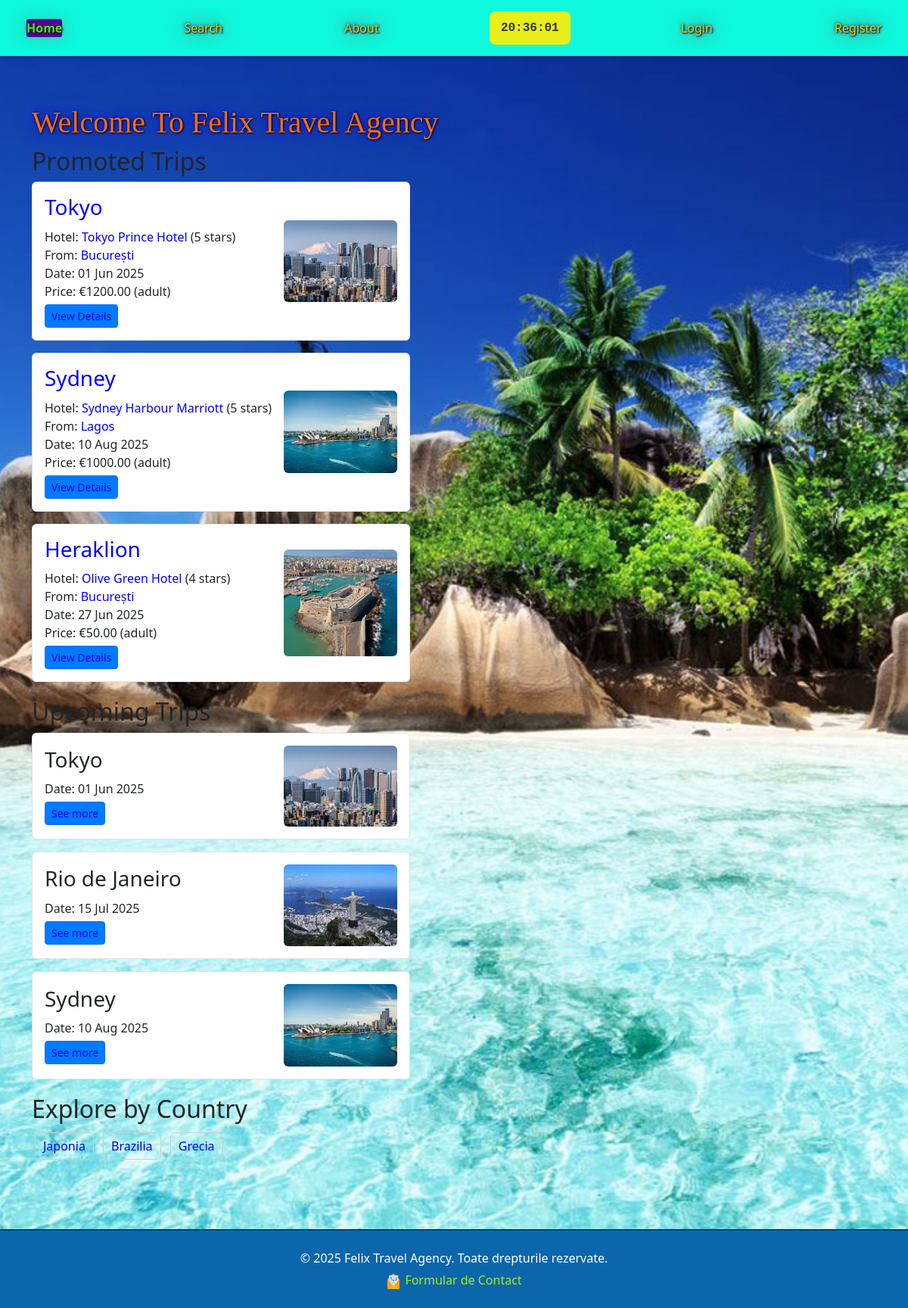
The page / on the database its author committed.
### trips/models.py (models this page shows, shortened)
class Trip(models.Model):
    TRIP_TYPES = (
        ('BB', 'Bed & Breakfast'),
        ('HB', 'Half Board'),
        ('FB', 'Full Board'),
        ('AI', 'All Inclusive'),
    )
    departure_city = models.ForeignKey(City, related_name='departure_trips', on_delete=models.CASCADE)
    departure_airport = models.ForeignKey(Airport, related_name='departure_trips', on_delete=models.CASCADE)
    destination_city = models.ForeignKey(City, related_name='destination_trips', on_delete=models.CASCADE)
    destination_hotel = models.ForeignKey(Hotel, on_delete=models.CASCADE)
    destination_airport = models.ForeignKey(Airport, related_name='destination_trips', on_delete=models.CASCADE)
    departure_date = models.DateField()
    return_date = models.DateField()
    length_of_stay = models.IntegerField()  # in days
    trip_type = models.CharField(max_length=2, choices=TRIP_TYPES)
    price_adult = models.DecimalField(max_digits=10, decimal_places=2)
    price_child = models.DecimalField(max_digits=10, decimal_places=2)
    promoted = models.BooleanField(default=False)
    places_adults = models.IntegerField()
    places_children = models.IntegerField()

class Hotel(models.Model):
    name = models.CharField(max_length=100)
    standard = models.IntegerField(choices=[(i, f"{i} stars") for i in range(1, 6)])  # 1-5 stars
    description = models.TextField()
    city = models.ForeignKey(City, on_delete=models.CASCADE)

class City(models.Model):
    name = models.CharField(max_length=100)
    country = models.ForeignKey(Country, on_delete=models.CASCADE)
    image = models.ImageField(upload_to='city_images/', null=True, blank=True)
    class Meta:
        unique_together = ['name', 'country']

class Country(models.Model):
    name = models.CharField(max_length=100, unique=True)
    continent = models.ForeignKey(Continent, on_delete=models.CASCADE)

### trips/views.py (the view)
# urls.py: 2. Add a URL to urlpatterns:  path('', views.home, name='home')
def home(request):
    print(f"Request URL: {request.path}")  # Debug
    promoted_trips = Trip.objects.filter(promoted=True).select_related(
        'destination_hotel__city__country__continent',
        'departure_city__country__continent',
        'departure_airport',
        'destination_airport'
    )[:3]
    upcoming_trips = Trip.objects.filter(departure_date__gte=timezone.now()).select_related(
        'destination_hotel__city__country__continent',
        'departure_city__country__continent'
    )[:3]
    popular_countries = Country.objects.filter(
        city__destination_trips__isnull=False
    ).distinct()[:3]
    popular_continents = Continent.objects.filter(
        country__city__destination_trips__isnull=False
    ).distinct()[:3]
    context = {
        'promoted_trips': promoted_trips,
        'upcoming_trips': upcoming_trips,
        'popular_countries': popular_countries,
        'popular_continents': popular_continents,
    }
    return render(request, 'trips/home.html', context)

### trips/context_processors.py (called while the page is built)
def user_purchases(request):
    if request.user.is_authenticated:
        purchases = Purchase.objects.filter(user=request.user).select_related('trip__destination_hotel__city').order_by('-purchase_date')[:5]
        return {'user_purchases': purchases}
    return {'user_purchases': []}

### trips/templates/trips/home.html (shortened to what this page needs)
{% extends 'trips/master.html' %}
{% load static %}
{% block extra_css %}
    <link rel="stylesheet" href="{% static 'css/home.css' %}">
{% endblock %}
{% block content %}
<div class="container my-5">
    <h1>Welcome to Felix Travel Agency</h1>
    <aside class="left-side">
        <div class="trip-section">
            <h2>Promoted Trips</h2>
            {% for trip in promoted_trips %}
            <div class="trip-item d-flex align-items-center mb-3 p-3 border rounded">
                <div class="trip-info flex-grow-1">
                    <h3>
                        <a href="{% url 'search_trips' %}?destination_city={{ trip.destination_city.id }}">{{ trip.destination_hotel.city.name }}</a>
                    </h3>
                    <p>
                        Hotel: <a href="{% url 'search_trips' %}?hotel={{ trip.destination_hotel.id }}">{{ trip.destination_hotel.name }}</a> ({{ trip.destination_hotel.standard }} stars)<br>
                        From: <a href="{% url 'search_trips' %}?departure_city={{ trip.departure_city.id }}">{{ trip.departure_city.name }}</a><br>
                        Date: {{ trip.departure_date|date:"d M Y" }}<br>
                        Price: €{{ trip.price_adult }} (adult)
                    </p>
                    <a href="{% url 'trip_detail' trip.id %}" class="btn btn-primary btn-sm">View Details</a>
                </div>
                {% if trip.destination_hotel.city.image %}
                <img src="{{ trip.destination_hotel.city.image.url }}" class="img-fluid rounded ms-3" style="max-width: 150px; height: auto;" alt="{{ trip.destination_hotel.city.name }}">
                {% else %}
                <img src="{% static 'images/default_city.jpg' %}" class="img-fluid rounded ms-3" style="max-width: 150px; height: auto;" alt="Default">
                {% endif %}
            </div>
            {% empty %}
            <p>No promoted trips available.</p>
            {% endfor %}
        </div>
        <div class="trip-section">
            <h2>Upcoming Trips</h2>
            {% for trip in upcoming_trips %}
            <div class="trip-item d-flex align-items-center mb-3 p-3 border rounded">
                <div class="trip-info flex-grow-1">
                    <h3>{{ trip.destination_hotel.city.name }}</h3>
                    <p>Date: {{ trip.departure_date|date:"d M Y" }}</p>
                    <a href="{% url 'search_trips' %}?destination_city={{ trip.destination_city.id }}" class="btn btn-primary btn-sm">See more</a>
                </div>
                {% if trip.destination_hotel.city.image %}
                <img src="{{ trip.destination_hotel.city.image.url }}" class="img-fluid rounded ms-3" style="max-width: 150px; height: auto;" alt="{{ trip.destination_hotel.city.name }}">
                {% else %}
                <img src="{% static 'images/default_city.jpg' %}" class="img-fluid rounded ms-3" style="max-width: 150px; height: auto;" alt="Default">
                {% endif %}
            </div>
            {% empty %}
            <p>No upcoming trips available.</p>
            {% endfor %}
        </div>
    </aside>
    <div class="country-section">
        <h2>Explore by Country</h2>
        {% for country in popular_countries %}
        <a href="{% url 'search_trips' %}?country={{ country.id }}" class="country-link btn btn-outline-secondary m-1" aria-label="Search trips to {{ country.name }}">{{ country.name }}</a>
        {% empty %}
        <p>No countries available.</p>
        {% endfor %}
    </div>
</div>
{% endblock %}

### trips/static/css/base.css (style rules this page uses)
body { background-image: url('/static/images/plaja2.jpg'); background-size: cover; background-position: center; background-repeat: no-repeat; background-attachment: fixed; min-height: 100vh; margin: 0; }
.btn-primary { background-color: #007bff; }

### trips/static/css/home.css (style rules this page uses)
h1 { color: rgb(244, 110, 15); text-shadow: 1px 1px 2px black, 0 0 25px blue, 0 0 5px darkblue; text-transform: capitalize; font-family: fantasy; }
.left-side { float: left; max-width: 100%; }
.trip-section { margin-bottom: 20px; }
.trip-item img { border-radius: 8px; object-fit: cover; }
.trip-item { margin-bottom: 15px; padding: 10px; border: 1px solid #ccc; margin: 5px 0; background-color: #fff; transition: box-shadow 0.3s; }
.trip-item h3 { margin: 0 0 10px; }
.trip-item p { margin: 5px 0; }
.trip-item a { color: blue; text-decoration: none; }
.country-section { clear: both; text-decoration: none; }
.country-link { display: inline-block; margin: 5px; padding: 5px 10px; border: 1px solid #ccc; text-decoration: none; color: blue; }

### rows shown on the page
Trip: destination_hotel.city.name "Tokyo", destination_hotel.name "Tokyo Prince Hotel", destination_hotel.standard "5", departure_city.name "București", departure_date "01 Jun 2025", price_adult "1200.00", destination_hotel.city.image (picture)
Trip: destination_hotel.city.name "Sydney", destination_hotel.name "Sydney Harbour Marriott", destination_hotel.standard "5", departure_city.name "Lagos", departure_date "10 Aug 2025", price_adult "1000.00", destination_hotel.city.image (picture)
Trip: destination_hotel.city.name "Heraklion", destination_hotel.name "Olive Green Hotel", destination_hotel.standard "4", departure_city.name "București", departure_date "27 Jun 2025", price_adult "50.00", destination_hotel.city.image (picture)
Trip: destination_hotel.city.name "Rio de Janeiro", departure_date "15 Jul 2025", destination_hotel.city.image (picture)
Country: name "Japonia"
Country: name "Brazilia"
Country: name "Grecia"
